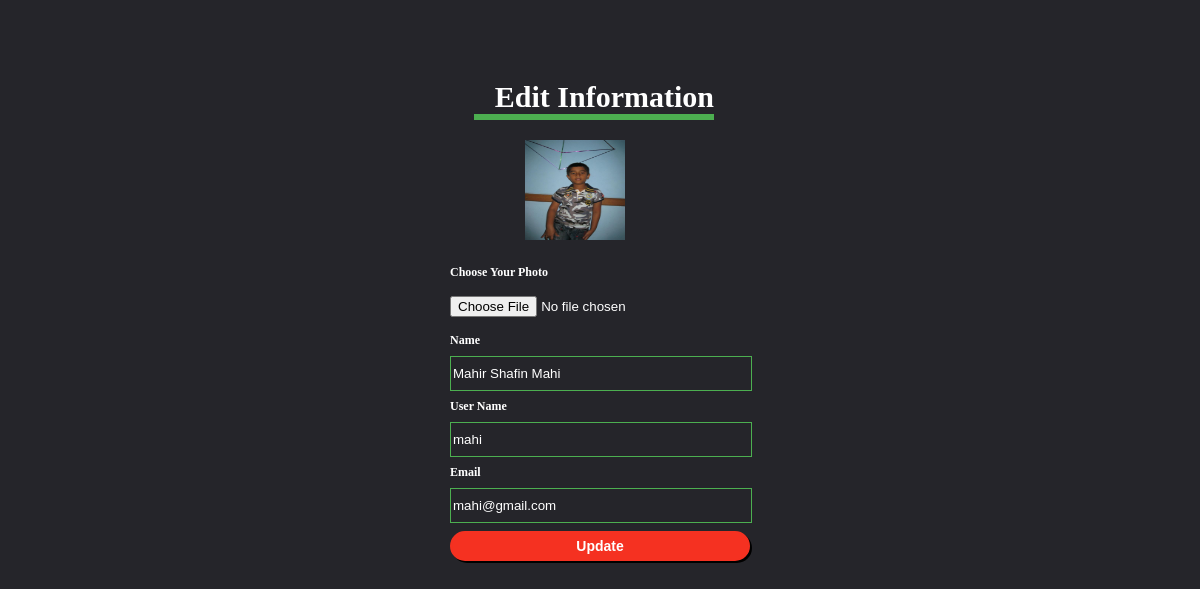
/edituser.php?id=2 (signed in), run on the app's committed database.
### tables this page shows
CREATE TABLE `users` (
  `id` int(100) NOT NULL,
  `name` varchar(100) NOT NULL,
  `username` varchar(100) NOT NULL,
  `email` varchar(100) NOT NULL,
  `password` varchar(100) NOT NULL,
  `photo` varchar(100) NOT NULL
);

### edituser.php (the view, shortened to what this page needs)
<?php
    $conn = mysqli_connect("localhost","root","","studentmanagement");
    $id=$_GET['id'];
    $sql = "select * from users where `id` ='".$id."'  ";
    $result = mysqli_query($conn,$sql);
    $row = mysqli_fetch_array($result);
?>
<!DOCTYPE html PUBLIC "-//W3C//DTD XHTML 1.0 Transitional//EN" "http://www.w3.org/TR/xhtml1/DTD/xhtml1-transitional.dtd">
<html xmlns="http://www.w3.org/1999/xhtml">
<head>
<link rel="stylesheet" href="css/style.css">
</head>
<body>
<div class="mainContainer">
    <div class="signup-box" style="transform: translate(-50%,10%);">
        <h1 style="transform: translate(-15%,0%);font-size: 30px; Margin-top:30px;color:white;font-size: 30px; Margin-top:30px;">Edit Information</h1>
        <form id="edit" action="Updateuser.php" method="POST" enctype="multipart/form-data">
            <span style="margin:none; margin-left:70px; padding:5px;"> <?php echo "<img style='height:100px;width:100px;' src='image/".$row['photo']."'>";?></span><br><p></p>
            <label style= "color: white; font-size: 12px;">Choose Your Photo </label>
            <div style="border: none; " class="text-box">
                <input type="file" name="photo" id="photo" required="required" /><br/>
            </div>
            <label style= "color: white; font-size: 12px;">Name</label>
            <div style="border: 1px solid #4caf50; color: white;" class="text-box">
                <input style="color: white;" type="text" name="name" id="name"  placeholder="Enter Name" value="<?php echo $row['name']; ?>" /><br />
            </div>
            <label style= "color: white; font-size: 12px;">User Name</label>
            <div style="border: 1px solid #4caf50; color:white;" class="text-box">
                <input style="color: white;" type="text" name="username" id="username"  placeholder="Enter Username" value="<?php echo $row['username']; ?>"/><br/>
            </div>
            <label style= "color: white; font-size: 12px;">Email</label>
            <div style="border: 1px solid #4caf50; color:white;" class="text-box">
                <input style="color: white;" type="text" name="email" id="email" placeholder="Enter Email" value="<?php echo $row['email']; ?>"/><br/>
            </div>
            <input class="btn" style="background-color: #F53121; color: white;border: 2px solid #F53121;box-shadow: 2px 2px black; border-radius:15px; font-weight: bolder;" type="submit" value=" Update " name="update"/><br />
            <div style="border: none;" class="text-box">
                <input style="color: white;" type="hidden" name="id" id="id"  placeholder="Enter ID" value="<?php echo $row['id']; ?>" /><br />
            </div>
        </form>
    </div>
</div>
</body>
</html>

### css/style.css (style rules this page uses)
body { margin:0; padding:0; font-family: 'Times New Roman', Times, serif; background-size: cover; background-color: #25252A; }
.signup-box { width: 300px; height: 500px; position:relative; top:50%; left:50%; transform: translate(-80%,-50%); color: white; font-size: 20px; }
.signup-box h1 { text-align: right; font-size: 40px; border-bottom: 6px solid #4caf50; transform: translate(50%,10%); color: white; margin-left: 20%; }
.text-box { width:100%; overflow: hidden; font-size: 20px; padding: 8px 0; margin: 8px 0; border-bottom: 1px solid #4caf50; background: none; color:white; }
.text-box input { border: none; outline: none; background: none; }
.btn { width:100%; background: none; border: 2px solid #4caf50; color: #434943; padding: 5px; font-size: 14px; cursor: pointer; }
.mainContainer { width: 1000px; height: auto; margin: auto; background: #25252A; padding: 0; font-family: 'Times New Roman', Times, serif; font-weight: bolder; }

### data on the page
users: photo (picture), name "Mahir Shafin Mahi", username "mahi", email "mahi@gmail.com"
